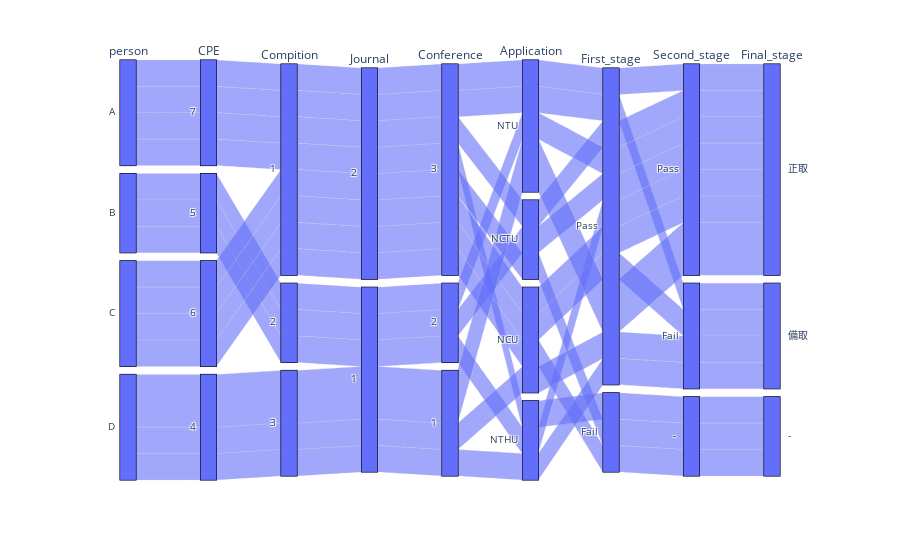

Here is the notebook cell this chart was saved with:
### Code cell
df = pd.read_csv('./example.csv')
fig = px.parallel_categories(df)
fig.show()

### Figure 1 — Plotly figure (JSON) as saved in the notebook; plotly's stock layout.template omitted (floating-point values rounded to 4 significant figures)
{"data": [{"dimensions": [{"label": "person", "values": ["A", "B", "C", "D", "A", "B", "C", "D", "A", "B", "C", "D", "A", "C", "D"]}, {"label": " CPE", "values": [7, 5, 6, 4, 7, 5, 6, 4, 7, 5, 6, 4, 7, 6, 4]}, {"label": " Compition", "values": [1, 2, 1, 3, 1, 2, 1, 3, 1, 2, 1, 3, 1, 1, 3]}, {"label": " Journal", "values": [2, 1, 2, 1, 2, 1, 2, 1, 2, 1, 2, 1, 2, 2, 1]}, {"label": " Conference", "values": [3, 2, 3, 1, 3, 2, 3, 1, 3, 2, 3, 1, 3, 3, 1]}, {"label": " Application", "values": [" NTU", " NCTU", " NCU", " NTHU", " NCTU", " NTU", " NCTU", " NCU", " NTU", " NTHU", " NCU", " NTU", " NTHU", " NCU", " NTU"]}, {"label": " First_stage", "values": [" Pass", " Pass", " Pass", " Pass", " Pass", " Pass", " Fail", " Pass", " Pass", " Pass", " Pass", " Pass", " Fail", " Fail", " Pass"]}, {"label": " Second_stage", "values": [" Pass", " Pass", " Pass", " Fail", " Pass", " Pass", " - ", " Fail", " Fail", " Pass", " Fail", " Pass", " - ", " - ", " Pass"]}, {"label": " Final_stage", "values": [" 正取", " 正取", " 正取", " 備取", " 正取", " 正取", " -", " 備取", " 備取", " 正取", " 備取", " 正取", " -", " -", " 正取"]}], "domain": {"x": [0, 1], "y": [0, 1]}, "name": "", "type": "parcats"}], "layout": {"legend": {"tracegroupgap": 0}, "margin": {"t": 60}}}
